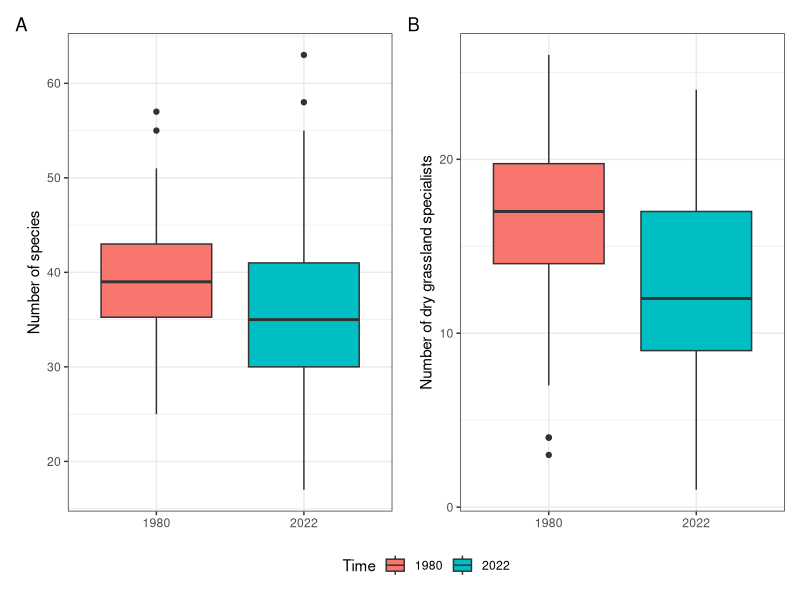

This chart was generated by the following R code:
## ---- chunk 1
    #| echo: false
    #| message: false

    library(tidyverse)
    library(patchwork)


    bas_grass_env <- read_csv('data/basiphilous_grasslands/basiphilous_grasslands_S_Moravia_head.csv')

    bas_grass_spe <- read_csv('data/basiphilous_grasslands/basiphilous_grasslands_S_Moravia_species.csv')

    bas_grass_spe_data <- read_csv('data/basiphilous_grasslands/basiphilous_grasslands_S_Moravia_species_data.csv')

    spe_sum <- bas_grass_spe |> 
      pivot_longer(cols = -Releve_number, names_to = 'SpecName_Layer', values_to = 'cover_perc') |> 
      filter(cover_perc > 0) |> 
      left_join(bas_grass_spe_data) |> 
      group_by(Releve_number) |> 
      summarise(species_number = n_distinct(Taxon), 
                specialist_number = sum(THE_THF == T, na.rm = T)) |> 
      left_join(bas_grass_env)

    plot1 <- spe_sum |> 
      ggplot(aes(x = as.factor(Rs_observ), y = species_number, fill = as.factor(Rs_observ))) +
      geom_boxplot() +
      theme_bw() +
      theme(axis.title.x = element_blank())+
      labs(y = 'Number of species', fill = 'Time')

    plot2 <- spe_sum |> 
      ggplot(aes(x = as.factor(Rs_observ), y = specialist_number, fill = as.factor(Rs_observ))) +
      geom_boxplot() +
      theme_bw() +
      theme(axis.title.x = element_blank())+
      labs(y = 'Number of dry grassland specialists', fill = 'Time')

    plot1 + plot2 + plot_annotation(tag_levels = 'A') + 
      plot_layout(guides = 'collect') & theme(legend.position = 'bottom')
